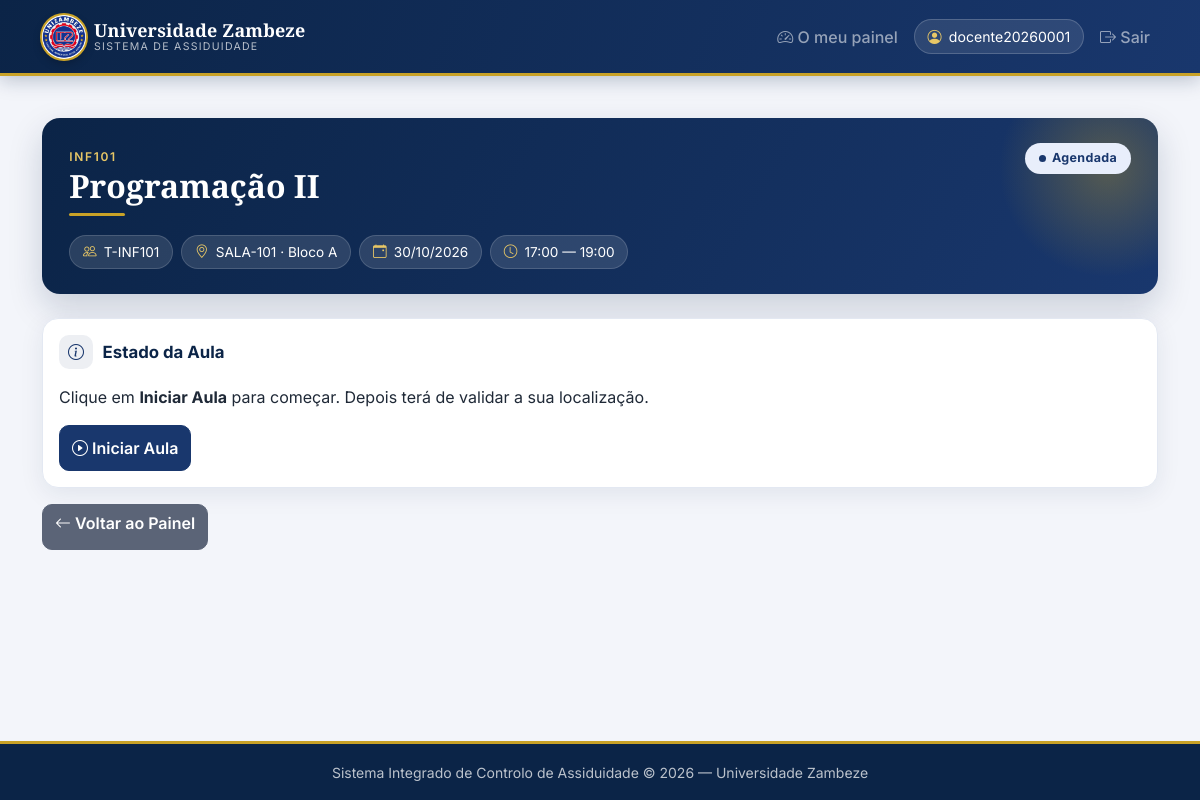
Page /aula/85/ (signed in) on the committed database.
### sistema/models.py (models this page shows, shortened)
class Aula(models.Model):
    ESTADOS = [
        ("agendada", "Agendada"),
        ("em_curso", "Em curso"),
        ("validada", "Validada"),
        ("bloqueada", "Bloqueada"),
        ("cancelada", "Cancelada"),
    ]
    turma = models.ForeignKey(Turma, on_delete=models.PROTECT)
    docente = models.ForeignKey(Docente, on_delete=models.PROTECT)
    uc = models.ForeignKey(UC, on_delete=models.PROTECT)
    sala = models.ForeignKey(Sala, on_delete=models.PROTECT)
    data = models.DateField()
    hora_inicio = models.TimeField()
    hora_fim = models.TimeField()
    sumario = models.TextField(blank=True)
    tema = models.CharField(max_length=200, blank=True)
    estado = models.CharField(max_length=20, choices=ESTADOS, default="agendada")
    hora_inicio_real = models.TimeField(null=True, blank=True)
    hora_fim_real = models.TimeField(null=True, blank=True)
    class Meta:
        verbose_name = "Aula"
        verbose_name_plural = "Aulas"

class UC(models.Model):
    codigo = models.CharField(max_length=20, unique=True)
    nome = models.CharField(max_length=200)
    curso = models.ForeignKey(Curso, on_delete=models.CASCADE)
    creditos = models.IntegerField()
    carga_horaria = models.IntegerField(help_text="Horas totais")
    class Meta:
        verbose_name = "Unidade Curricular"
        verbose_name_plural = "Unidades Curriculares"

class Turma(models.Model):
    codigo = models.CharField(max_length=20, unique=True)
    uc = models.ForeignKey(UC, on_delete=models.CASCADE)
    ano_letivo = models.CharField(max_length=10)
    semestre = models.CharField(max_length=10)
    capacidade = models.IntegerField()
    estado = models.BooleanField(default=True)

class Sala(models.Model):
    EDIFICIOS = [
        ("Novo Edifício", "Novo Edifício"),
        ("Antigo Edifício", "Antigo Edifício"),
        ("Faculdade de Direito", "Faculdade de Direito"),
        ("Anfiteatros", "Anfiteatros"),
    ]
    codigo = models.CharField(max_length=20, unique=True)
    edificio = models.CharField(max_length=100, choices=EDIFICIOS)
    piso = models.CharField(max_length=10)
    recinto = models.ForeignKey(Recinto, on_delete=models.PROTECT, null=True, blank=True)
    latitude = models.DecimalField(max_digits=10, decimal_places=7, null=True, blank=True)
    longitude = models.DecimalField(max_digits=10, decimal_places=7, null=True, blank=True)
    qr_code = models.CharField(max_length=100, blank=True, help_text="Código QR da sala")
    wifi_ssid = models.CharField(max_length=100, blank=True)
    ip_subnet = models.CharField(max_length=50, blank=True, help_text="Ex: 192.168.10.0/24")
    beacon_id = models.CharField(max_length=100, blank=True)
    estado = models.BooleanField(default=True)
    class Meta:
        verbose_name = "Sala"
        verbose_name_plural = "Salas"

### sistema/views.py (the view, shortened to what this page needs)
# urls.py: path("aula/<int:aula_id>/", views.detalhe_aula, name="detalhe_aula"),
@login_required(login_url="login")
def detalhe_aula(request, aula_id):
    aula = get_object_or_404(Aula, id=aula_id)
    inscricoes = Inscricao.objects.filter(turma=aula.turma)
    estudantes = [i.estudante for i in inscricoes]
    presencas = Presenca.objects.filter(aula=aula)
    validacao = ValidacaoAula.objects.filter(aula=aula).order_by("-data_hora").first()
    context = {
        "aula": aula,
        "estudantes": estudantes,
        "presencas": presencas,
        "validacao": validacao,
    }
    return render(request, "sistema/aula_detalhe.html", context)

### sistema/views.py (called while the page is built)
def _nao_e_dono(request, aula):
    if request.user.is_superuser:
        return False
    return aula.docente.user_id != request.user.id

### sistema/templates/sistema/aula_detalhe.html (shortened to what this page needs)
{% extends 'sistema/base.html' %}
{% block content %}
<div class="aula-cabecalho mb-4">
    <div class="d-flex justify-content-between align-items-start flex-wrap gap-2 position-relative" style="z-index:1;">
        <div>
            <span class="aula-uc-codigo">{{ aula.uc.codigo }}</span>
            <h2>{{ aula.uc.nome }}</h2>
        </div>
        <span class="badge-estado badge-{{ aula.estado }}">{{ aula.get_estado_display }}</span>
    </div>
    <div class="d-flex flex-wrap gap-2 mt-3 position-relative" style="z-index:1;">
        <span class="chip"><i class="bi bi-people"></i> {{ aula.turma.codigo }}</span>
        <span class="chip"><i class="bi bi-geo-alt"></i> {{ aula.sala.codigo }} · {{ aula.sala.edificio }}</span>
        <span class="chip"><i class="bi bi-calendar-event"></i> {{ aula.data|date:"d/m/Y" }}</span>
        <span class="chip"><i class="bi bi-clock"></i> {{ aula.hora_inicio|time:"H:i" }} — {{ aula.hora_fim|time:"H:i" }}</span>
    </div>
</div>
<div class="card mb-3">
    <div class="card-body">
        <h5><i class="bi bi-info-circle"></i> Estado da Aula</h5>
        <div id="estado-container">
            {% if aula.estado == "agendada" %}
                <p class="mb-3">Clique em <strong>Iniciar Aula</strong> para começar. Depois terá de validar a sua localização.</p>
                <button class="btn btn-primary btn-mobile" id="btn-iniciar" data-aula="{{ aula.id }}">
                    <i class="bi bi-play-circle"></i> Iniciar Aula
                </button>
            {% else %}
                <div class="alert alert-info">
                    <i class="bi bi-info-circle"></i>
                    Esta aula está <strong>{{ aula.get_estado_display|lower }}</strong>.
                </div>
            {% endif %}
        </div>
    </div>
</div>
<a href="{% url 'painel' %}" class="btn btn-secondary btn-mobile">
    <i class="bi bi-arrow-left"></i> Voltar ao Painel
</a>
{% endblock %}

### sistema/templates/sistema/base.html (shortened to what this page needs)
{% load static %}
<!DOCTYPE html>
<html lang="pt">
<head>
    <link href="https://cdn.jsdelivr.net/npm/bootstrap@5.3.0/dist/css/bootstrap.min.css" rel="stylesheet">
    <link href="https://cdn.jsdelivr.net/npm/bootstrap-icons@1.11.0/font/bootstrap-icons.css" rel="stylesheet">
    <link rel="stylesheet" href="{% static 'css/estilo.css' %}">
</head>
<body class="{% block body_class %}{% endblock %}">
<nav class="navbar navbar-expand-lg navbar-dark navbar-uz sticky-top">
    <div class="container">
        <a class="navbar-brand d-flex align-items-center gap-2 mx-auto mx-lg-0" href="/">
            <img src="{% static 'img/logo-uz.png' %}" class="logo-navbar" alt="Universidade Zambeze" width="44" height="44">
            <span class="marca text-center text-lg-start">
                <strong>Universidade Zambeze</strong>
                <small>Sistema de Assiduidade</small>
            </span>
        </a>
        <div class="collapse navbar-collapse" id="menuPrincipal">
            <ul class="navbar-nav ms-auto align-items-lg-center gap-lg-2">
                {% if user.is_authenticated %}
                    {% if user.is_superuser or user.groups.exists %}
                    <li class="nav-item">
                        <a class="nav-link" href="{% url 'coordenacao' %}">
                            <i class="bi bi-diagram-3"></i> Coordenação
                        </a>
                    </li>
                    {% else %}
                    <li class="nav-item">
                        <a class="nav-link" href="{% url 'painel' %}">
                            <i class="bi bi-speedometer2"></i> O meu painel
                        </a>
                    </li>
                    {% endif %}
                    <li class="nav-item">
                        <span class="chip-utilizador">
                            <i class="bi bi-person-circle"></i> {{ user.username }}
                        </span>
                    </li>
                    <li class="nav-item">
                        <a class="nav-link" href="/logout/">
                            <i class="bi bi-box-arrow-right"></i> Sair
                        </a>
                    </li>
                {% else %}
                    <li class="nav-item">
                        <a class="nav-link" href="/login/">
                            <i class="bi bi-box-arrow-in-right"></i> Entrar
                        </a>
                    </li>
                {% endif %}
            </ul>
        </div>
    </div>
</nav>
<main class="container mb-5">
    {% block content %}{% endblock %}
</main>
<footer class="rodape-uz text-center py-3">
    <small>
        Sistema Integrado de Controlo de Assiduidade &copy; 2026 —
        Universidade Zambeze
    </small>
</footer>
</body>
</html>

### rows in the picture
Aula: uc.codigo "INF101", uc.nome "Programação II", estado "Agendada", turma.codigo "T-INF101", sala.codigo "SALA-101", sala.edificio "Bloco A", data "30/10/2026", hora_inicio "17:00", hora_fim "19:00"

### other values in the picture
{{ user.username }} "docente20260001"
